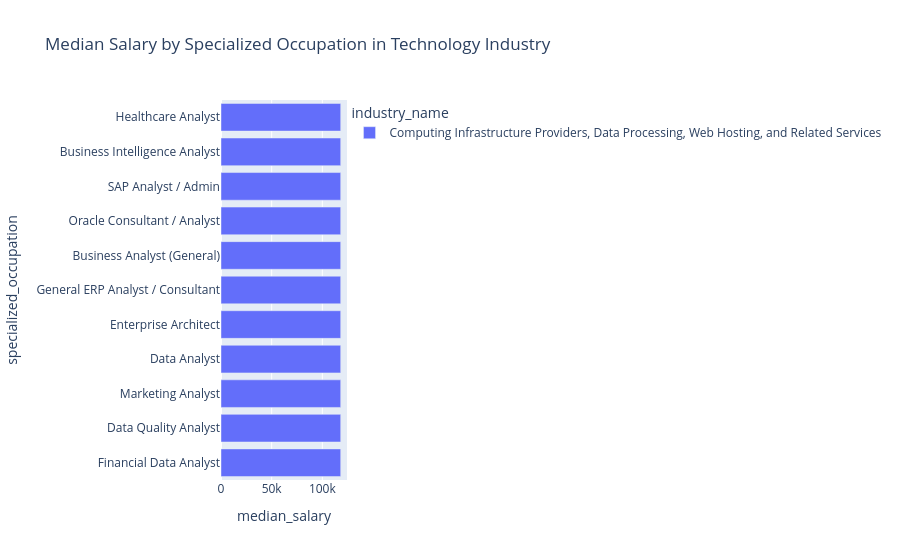

Notebook code cell kept with this figure:
### Code cell
import plotly.express as px

fig = px.bar(
    query1_pdf,
    x="median_salary",
    y="specialized_occupation",
    color="industry_name",
    orientation="h",
    title="Median Salary by Specialized Occupation in Technology Industry"
)

fig.show()

### Figure 1 — Plotly figure (JSON) as saved in the notebook; plotly's stock layout.template omitted (floating-point values rounded to 4 significant figures)
{"data": [{"hovertemplate": "industry_name=Computing Infrastructure Providers, Data Processing, Web Hosting, and Related Services<br>median_salary=%{x}<br>specialized_occupation=%{y}<extra></extra>", "legendgroup": "Computing Infrastructure Providers, Data Processing, Web Hosting, and Related Services", "marker": {"color": "#636efa", "pattern": {"shape": ""}}, "name": "Computing Infrastructure Providers, Data Processing, Web Hosting, and Related Services", "orientation": "h", "showlegend": true, "textposition": "auto", "type": "bar", "x": [118140, 118140, 118140, 118140, 118140, 118140, 118140, 118140, 118140, 118140, 118140], "xaxis": "x", "y": ["Financial Data Analyst", "Data Quality Analyst", "Marketing Analyst", "Data Analyst", "Enterprise Architect", "General ERP Analyst / Consultant", "Business Analyst (General)", "Oracle Consultant / Analyst", "SAP Analyst / Admin", "Business Intelligence Analyst", "Healthcare Analyst"], "yaxis": "y"}], "layout": {"barmode": "relative", "legend": {"title": {"text": "industry_name"}, "tracegroupgap": 0}, "title": {"text": "Median Salary by Specialized Occupation in Technology Industry"}, "xaxis": {"anchor": "y", "domain": [0, 1], "title": {"text": "median_salary"}}, "yaxis": {"anchor": "x", "domain": [0, 1], "title": {"text": "specialized_occupation"}}}}
